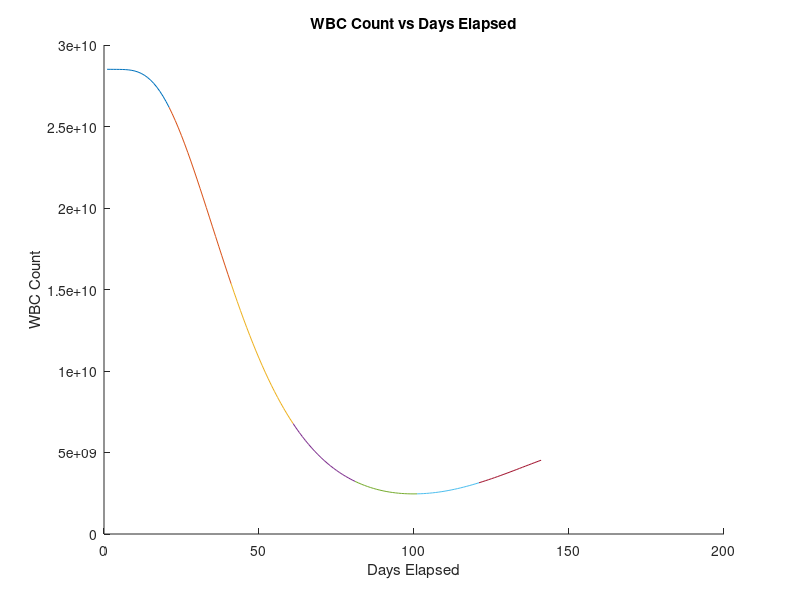

The MATLAB source for this figure: (Note: this script raises an error after producing the figure.)
%% 1.1 Trajectory with Jayachandran et al. model - theta_p estimate
% %% 1.1.1 Intialization
% clear
% bsa = 1.71;
% theta = [4.2;3.8;39.4;15.11;1;0.08;0.3287;8.2e9;0.4386;0.1207;0.5346;0.0782;84];
% % initial values (from Chapman et al.)
% % x0 = [0;0;0;1.2e11;1.2e11;1.2e11;1.2e11;theta(8)*(theta(7)/theta(10)-1)^(1/theta(9))];
% x0 = [0;0;0;1.2625e11;1.2625e11;1.2625e11;1.2625e11;0.2851e11];
% % x0 = [0;0;0;0;0;0;0;0];
% d = 50*bsa; % 6-MP dosage (mg 6-MP/m^2 body surface area)
% 
% %% 1.1.2 Calculation of trajectory for 5 cycles
% state = [];
% t = [];
% x0_i = x0;
% num_cycles = 34;
% num_t = 21; % number of timepoints to evaluate ODE45
% tspan = linspace(1,21,num_t);
% for i=1:num_cycles
%     [t_i,state_i] = ode45(@(t,x)jayachandran(t,x,d,theta),tspan,x0_i);
%     t_i = t_i + 20*(i-1); % shift the time index to the current cycle
%     % check lower bound
%     if state_i(end,8) < 1e9
%         d = 0.8*d;
%     elseif state_i(end,8)*0.6 > 2e9 % check upper bound
%         d = 1.2*d;
%     end
%     state = [state state_i];
%     t = [t t_i];
%     x0_i = state_i(end,:);
% end
% 
% clear i;
% 
% %% 1.1.3 Plot of trajectory for 5 cycles
% figure()
% hold on
% xlabel('Days Elapsed')
% ylabel('WBC Count')
% title("WBC Count vs Days Elapsed")
% for i=1:num_cycles
%     plot(t(:,i),state(:,8*i))
% end
% hold off
% 
% clear i;
% 
% figure()
% hold on
% xlabel('Days Elapsed')
% ylabel('Neutrophil Count')
% title("Neutrophil Lower Bound vs Days Elapsed")
% for i=1:num_cycles
%     plot(t(:,i),0.4*state(:,8*i))
% end
% hold off
% 
% clear i;

% %% Trajectory with theta_p estimate
% 
% % WBC trajectory over 5 cycles; lower bound is 
% [time1,state1] = ode45(@(t,x)jayachandran(t,x,d),[0 20],x0);
% 
% % check lower bound
% if state1(end,8) < 1e9
%     d = 0.8*d;
%     sprintf("less")
% elseif state1(end,8)*0.6 > 2e9 % check upper bound
%     d = 1.2*d;
% end
% [time2,state2] = ode45(@(t,x)jayachandran(t,x,d),[0 20],state1(end,:));
% time2 = time2+20;
% 
% % check lower bound
% if state2(end,8)*0.4 < 1e9
%     d = 0.8*d;
%     sprintf("less")
% elseif state2(end,8)*0.6 > 2e9 % check upper bound
%     d = 1.2*d;
% end
% [time3,state3] = ode45(@(t,x)jayachandran(t,x,d),[0 20],state2(end,:));
% time3 = time3+20*2;
% 
% % check lower bound
% if state3(end,8)*0.4 < 1e9
%     d = 0.8*d;
%     sprintf("less")
% elseif state3(end,8)*0.6 > 2e9 % check upper bound
%     d = 1.2*d;
% end
% [time4,state4] = ode45(@(t,x)jayachandran(t,x,d),[0 20],state3(end,:));
% time4 = time4+20*3;
% 
% % check lower bound
% if state4(end,8)*0.4 < 1e9
%     d = 0.8*d;
%     fprintf("less")
% elseif state4(end,8)*0.6 > 2e9 % check upper bound
%     d = 1.2*d;
% end
% [time5,state5] = ode45(@(t,x)jayachandran(t,x,d),[0 20],state4(end,:));
% time5 = time5+20*4;
% 
% % [time1_ext,state1_ext] = ode45(@(t,x)jayachandran(t,x),[0 200],x0);
% 
% figure()
% hold on
% plot(time1,state1(:,8))
% [state1_max,state1_max_idx] = max(state1);
% state1_max
% plot(time2,state2(:,8))
% plot(time3,state3(:,8))
% plot(time4,state4(:,8))
% plot(time5,state5(:,8))
% % plot(time1_ext,state1_ext(:,8))
% xlabel('Days Elapsed')
% ylabel('WBC Count')
% legend("cycle 1","cycle 2","cycle 3","cycle 4","cycle 5")
% title("WBC Count vs Days Elapsed")
% hold off
% 
% figure()
% hold on
% plot(time1,0.4*state1(:,8))
% plot(time2,0.4*state2(:,8))
% plot(time3,0.4*state3(:,8))
% plot(time4,0.4*state4(:,8))
% plot(time5,0.4*state5(:,8))
% xlabel('Days Elapsed')
% ylabel('ANC')
% legend("cycle 1","cycle 2","cycle 3","cycle 4","cycle 5")
% title("Neutrophil Lower Bound vs Days Elapsed")
% hold off
% 
% %% Moar Plots
% [time1,state1] = ode45(@(t,x)jayachandran(t,x,d),[0 200],x0);
% figure()
% hold on
% plot(time1,state1(:,1))
% plot(time1,state1(:,2))
% hold off
% 
% figure()
% hold on
% plot(time1,state1(:,3))
% hold off
% 
% figure()
% hold on
% plot(time1,state1(:,4))
% plot(time1,state1(:,5))
% plot(time1,state1(:,6))
% plot(time1,state1(:,7))
% hold off
% 
% figure()
% hold on
% plot(time1,state1(:,8))
% hold off
%% 1.2 Trajectory with Jayachandran et al. model - modified treatment protocol
%% 1.2.1 Intialization
clear
clc
bsa = 1.71;
theta = [4.2;3.8;39.4;15.11;1;0.08;0.3287;8.2e9;0.4386;0.1207;0.5346;0.0782;84];
% initial values (from Chapman et al.)
% x0 = [0;0;0;1.2e11;1.2e11;1.2e11;1.2e11;theta(8)*(theta(7)/theta(10)-1)^(1/theta(9))];
x0 = [0;0;0;1.2625e11;1.2625e11;1.2625e11;1.2625e11;0.2851e11];
% x0 = [0;0;0;0;0;0;0;0];
dose = 500000*bsa; % 6-MP dosage (mg 6-MP/m^2 body surface area)
%% 
%u = @(t,d) d*(t<=14) + 0*(t>14);
H = @(x) (x >= 0);
u = @(t,d) H(t)-H(t-14);
% define matrices and nonlinear components
A = [-theta(1)         0 0 0 0 0 0 0; ...
    theta(1) -theta(2)   0 0 0 0 0 0; ...
    0 0 -theta(6)          0 0 0 0 0; ...
    0 0 0 -theta(10)         0 0 0 0; ...
    0 0 0 theta(10) -theta(10) 0 0 0; ...
    0 0 0 0 theta(10) -theta(10) 0 0; ...
    0 0 0 0 0 theta(10) -theta(10) 0; ...
    0 0 0 0 0 0 theta(10) -theta(11)];

B = [5875.4;0;0;0;0;0;0;0];

f_hat = @(t,x) [0;...
    -theta(3)*x(2)/(theta(4)+x(2));...
    theta(5)*theta(3)*x(2)/(theta(4)+x(2));...
    (theta(7)*(theta(8)^theta(9))/(theta(8)^theta(9)+x(8)^theta(9))-theta(12)*x(3)/(theta(13)+x(3)))*x(4);...
    0;...
    0;...
    0;...
    0];

f = @(t,x,d) A*x + B*0.2*bsa*u(t) + f_hat(t,x);
%% 1.2.2 Calculation of trajectory for 5 cycles
state = [];
t = [];
x0_i = x0;
num_cycles = 7;
num_t = 21; % number of timepoints to evaluate ODE45
tspan = linspace(1,21,num_t);
for i=1:num_cycles
    [t_i,state_i] = ode45(@(t,x)f(t,x,dose),tspan,x0_i);
    t_i = t_i + 20*(i-1); % shift the time index to the current cycle
    % check lower bound
    if state_i(end,8) < 1.5e9
        dose = 0.8*dose;
    elseif state_i(end,8) > 3.0e9 % check upper bound
        dose = 1.2*dose;
    end
    x_dot = @(t,x)f(t,x,dose);
    state = [state state_i];
    t = [t t_i];
    x0_i = state_i(end,:);
end % sanity check code

clear i;

%% 1.2.3 Plot of trajectory for 5 cycles
figure()
hold on
xlabel('Days Elapsed')
ylabel('WBC Count')
title("WBC Count vs Days Elapsed")
for i=1:num_cycles
    plot(t(:,i),state(:,8*i))
end
hold off

clear i;

% figure()
% hold on
% xlabel('Days Elapsed')
% ylabel('Neutrophil Count')
% title("Neutrophil Lower Bound vs Days Elapsed")
% for i=1:num_cycles
%     plot(t(:,i),0.4*state(:,8*i))
% end
% hold off

clear i;

%% 2. Trajectory with Jost et al. model
%% 2.1 Intialization of constants
clear
bsa = 1.71;
theta = [31.2;12.72;0.019;9.9216;0.219*(bsa^1.16);2.06;0.146;0.103;0.866;2.3765];
% initial values (from Jost et al.)
x0 = [0;...
    0;...
    0;...
    theta(6)*theta(10)/theta(7);...
    theta(6)*theta(10)/theta(7);...
    theta(6)*theta(10)/theta(7);...
    theta(6)*theta(10)/theta(7);...
    theta(6)];

num_cycles = 34;

%% 2.2 Calculation of reference trajectory for 5 cycles

x_ref = [];
t_ref = [];
u_ref = [];
step_size_ref = 0.01; % very fine step size
num_t_ref = (1/step_size_ref)*21+1; % number of timepoints to evaluate ODE45
tspan = linspace(0,21,num_t_ref);

u_i = 50*bsa; % 6-MP dosage (mg 6-MP/m^2 body surface area)
x0_i = x0;

for i=1:num_cycles
    u_ref = [u_ref [u_i*(ones((1/step_size_ref)*14,1));zeros((1/step_size_ref)*(20-14)+1,1)]];
    [t_i,x_i] = ode45(@(t,x)jost(t,x,u_i,theta),tspan,x0_i);
    t_i = t_i + 21*(i-1); % shift the time index to the current cycle
    % check lower bound
    if x_i(end,8) < 1
        u_i = 0.8*u_i;
    elseif x_i(end,8) > 2 % check upper bound
        u_i = 1.2*u_i;
    end
    x_ref = [x_ref x_i];
    t_ref = [t_ref t_i];
    x0_i = x_i(end,:);
end

clear i t_i x_i x0_i u_i tspan;

% flatten to single nx8 matrix
x_ref_flattened = [];
t_ref_flattened = [];
u_ref_flattened = [];
for i=1:num_cycles
    x_ref_flattened = [x_ref_flattened; x_ref(:,8*(i-1)+1:8*i)];
    t_ref_flattened = [t_ref_flattened; t_ref(:,i)];
    u_ref_flattened = [u_ref_flattened; u_ref(:,i)];
end
clear i;

%% 2.3 Plot of 6-MP trajectory

figure()
hold on
xlabel('Days Elapsed')
ylabel('Amount (mg) or Concentration (mg/L blood)')
title("6-MP and 6-TGN Amount vs Days Elapsed")
plot(t_ref_flattened,x_ref_flattened(:,1))
plot(t_ref_flattened,x_ref_flattened(:,2))
plot(t_ref_flattened,x_ref_flattened(:,3))
legend("x_1 6-MP in the gut (mg)","x_2 6-MP in the bloodstream (mg)","x_3 6-TGN in the bloodstream (mg/L blood)")
hold off

%% 2.4 Plot of number of proliferating cells, number of cells in each compartment, and number of mature neutrophils

figure()
hold on
xlabel('Days Elapsed')
ylabel('Number of cells / L blood')
title("Number of Cells per L Blood vs Days Elapsed")
plot(t_ref_flattened,x_ref_flattened(:,4)*1e9)
plot(t_ref_flattened,x_ref_flattened(:,5)*1e9)
plot(t_ref_flattened,x_ref_flattened(:,6)*1e9)
plot(t_ref_flattened,x_ref_flattened(:,7)*1e9)
plot(t_ref_flattened,x_ref_flattened(:,8)*1e9)
legend("x_4 Proliferating cells","x_5 Compartment 1","x_6 Compartment 2","x_7 Compartment 3","x_8 Mature neutrophils")
hold off


%% 2.5 Plot of neutrophil trajectory (color-coded by cycle)

figure()
hold on
xlabel('Days Elapsed')
ylabel('ANC (Number of cells / L blood)')
title("All Neutrophil Count (ANC) x_8 vs Days Elapsed")
for i=1:num_cycles
    plot(t_ref(:,i),x_ref(:,8*i)*10^9)
end
yline(1e9,'-b','Desired lower bound')
yline(2e9,'-r','Desired upper bound')
hold off

clear i;

%% 2.6 Linearization

bsa = 1.71; % trajectory near original bsa
theta = [31.2;12.72;0.019;9.9216;0.219*(bsa^1.16);2.06;0.146;0.103;0.866;2.3765];
x_lin = [];
t_lin = [];
u_lin = [];
step_size_lin = 0.01; % coarse step size; NOTE: because of forward euler's small stability region, the largest I could get this is 0.05 with a different bsa
num_t_lin = (1/step_size_lin)*21+1; % number of timepoints to evaluate ODE45
tspan = linspace(0,21,num_t_lin);


t_lin_j_start = 0; % current time at end of last cycle
x_t = x0; % initial "guess"
u_i = 50*bsa;


dx_t = zeros(8,1); % keep track of delta x
%du_t = 0; % keep track of delta u

dx_t_arr = [];

for i=1:num_cycles
    u_lin = [u_lin u_i];
    u_star = u_ref(end,i);
    du_t = u_i - u_star;

    x_ref_i = x_ref(:,8*(i-1)+1:8*i);
    x_lin_j = [];
    t_lin_j = [];
    
    for j=1:length(tspan)
        x_star = transpose(x_ref_i(round((j-1)*step_size_lin/step_size_ref)+1,:));
        %round((j-1)*step_size_lin/step_size_ref)+1
        x_t = x_star+dx_t;
        x_lin_j = [x_lin_j; transpose(x_t)];

        [f, dfdx, dfdu, dgdx] = jost_fwd_euler(tspan(j),x_star,u_star,theta,step_size_lin);
        dx_t = dfdx*dx_t+dfdu*du_t;
        if tspan(j) >= 14
            % u_i and u_ref(i) are both zero after 14 days
            du_t = 0;
        end
        t_lin_j = [t_lin_j; t_lin_j_start+tspan(j)];
    end
    t_lin = [t_lin t_lin_j];
    x_lin = [x_lin x_lin_j];

    % check lower bound
    if x_t(8) < 1
        u_i = 0.8*u_i;
    elseif x_t(8) > 2 % check upper bound
        u_i = 1.2*u_i;
    end
    t_lin_j_start = t_lin_j_start + 21; % shift the time index to the current cycle
end

t_lin_flattened = [];
x_lin_flattened = [];
for i=1:num_cycles
    x_lin_flattened = [x_lin_flattened; x_lin(:,8*(i-1)+1:8*i)];
    t_lin_flattened = [t_lin_flattened; t_lin(:,i)];
end

figure()
hold on
xlabel('Days Elapsed')
ylabel('Number of cells / L blood')
title("Number of Cells per L Blood vs Days Elapsed")
plot(t_lin_flattened,x_lin_flattened(:,4)*1e9)
plot(t_lin_flattened,x_lin_flattened(:,5)*1e9)
plot(t_lin_flattened,x_lin_flattened(:,6)*1e9)
plot(t_lin_flattened,x_lin_flattened(:,7)*1e9)
plot(t_lin_flattened,x_lin_flattened(:,8)*1e9)
legend("x_4 Proliferating cells","x_5 Compartment 1","x_6 Compartment 2","x_7 Compartment 3","x_8 Mature neutrophils")
hold off


figure()
hold on
xlabel('Days Elapsed')
ylabel('ANC (Number of cells / L blood)')
title("All Neutrophil Count (ANC) x_8 vs Days Elapsed")
plot(t_lin_flattened,x_lin_flattened(:,8)*1e9)
plot(t_ref_flattened,x_ref_flattened(:,8)*1e9)

yline(1e9,'-b')
yline(2e9,'-r')

legend("Linearized","Original","Desired lower bound","Desired upper bound","Location","southwest")
hold off

clear i j x_lin_j x0_i u_i tspan;

%% 2.7.1 Trajectory with Noise; Setup

num_cycles = 14; %34

step_size_noisy = step_size_ref;
num_t_noisy = (1/step_size_noisy)*21+1; % number of timepoints to evaluate ODE45
tspan = linspace(0,21,num_t_noisy);

var_w = 0.01; % TODO: change this
var_v = 0.774341747; % CHECK if documented

%% 2.7.2 Trajectory with Noise; Reactive Controller
tic

u_i = 50*bsa;
x0_i = x0;

y = [];

x_noisy_r = [];
t_noisy_r = [];
u_noisy_r = [];


for i=1:num_cycles
    u_i_all = [transpose(repelem(u_i,(1/step_size_noisy)*14));transpose(repelem(0,(1/step_size_noisy)*(21-14)+1))];
    u_noisy_r = [u_noisy_r u_i_all];
    [t_i,x_i] = ode45(@(t,x)jost_noisy(t,x,u_i,theta,step_size_noisy,var_w),tspan,x0_i);
    t_i = t_i + 20*(i-1); % shift the time index to the current cycle
    
    % make a "reading"
    % ground truth (at the end of the cycle)
    y_true = x_ref(end,8*i);
    % sample a reading
    y_i = normrnd(y_true,var_v);
    y = [y y_i];

    % check lower bound
    if y_i < 1
        u_i = 0.8*u_i;
    elseif y_i > 2 % check upper bound
        u_i = 1.2*u_i;
    end
    x_noisy_r = [x_noisy_r x_i];
    t_noisy_r = [t_noisy_r t_i];
    
    x0_i = x_i(end,:);
end

clear i t_i x_i x0_i u_i tspan;

% flatten to single nx8 matrix
x_noisy_r_flattened = [];
t_noisy_r_flattened = [];
u_noisy_r_flattened = [];
for i=1:num_cycles
    x_noisy_r_flattened = [x_noisy_r_flattened; x_noisy_r(:,8*(i-1)+1:8*i)];
    t_noisy_r_flattened = [t_noisy_r_flattened; t_noisy_r(:,i)];
    u_noisy_r_flattened = [u_noisy_r_flattened; u_noisy_r(:,i)];
end
clear i;

toc

%%
figure()
hold on
xlabel('Days Elapsed')
ylabel('ANC (Number of cells / L blood)')
title("All Neutrophil Count (ANC) x_8 vs Days Elapsed")
plot(t_noisy_r_flattened,x_noisy_r_flattened(:,8)*1e9)
plot(t_ref_flattened,x_ref_flattened(:,8)*1e9)
yline(1e9,'-b')
yline(2e9,'-r')
legend("Noisy","Original","Desired lower bound","Desired upper bound","Location","southwest")
hold off

figure()
hold on
title("Noisy model reactive controller control sequence")
plot(t_noisy_r_flattened,u_noisy_r_flattened)
xlabel("Time elapsed (days)")
ylabel("Input dosage (mg)")
hold off

%% 2.7.3 Trajectory with Noise; KF Controller
tic

% Simu_symlation Length
t_s = step_size_noisy;
t_end = 21*num_cycles;
N = t_end/t_s;
time = [0:t_s:t_end];

% Dimension
% n: dimension of state vector x
n = 8;
% m: dimension of observation vector y
m = 1;

% Initialize motion function
syms x1_sym x2_sym x3_sym x4_sym x5_sym x6_sym x7_sym x8_sym u_sym

f = [-theta(1)                0 0 0 0 0 0 0; ...
    theta(1) -theta(2)          0 0 0 0 0 0; ...
    0 theta(3)*theta(4) -theta(5) 0 0 0 0 0; ...
    0 0 0 -theta(7)                 0 0 0 0; ...
    0 0 0 theta(7) -theta(7)          0 0 0; ...
    0 0 0 0 theta(7) -theta(7)          0 0; ...
    0 0 0 0 0 theta(7) -theta(7)          0; ...
    0 0 0 0 0 0 theta(7) -theta(10)]*[x1_sym;x2_sym;x3_sym;x4_sym;x5_sym;x6_sym;x7_sym;x8_sym] + ...
    [0.22;0;0;0;0;0;0;0]*u_sym + ...
    [0;...
    0;...
    0;...
    theta(7)*((theta(6)/x8_sym)^theta(9))*x4_sym-theta(7)*theta(8)*((theta(6)/x8_sym)^theta(9))*x3_sym*x4_sym;...
    0;...
    0;...
    0;...
    0];

f = [x1_sym;x2_sym;x3_sym;x4_sym;x5_sym;x6_sym;x7_sym;x8_sym] + t_s * f;

dfdx = jacobian(f,[x1_sym;x2_sym;x3_sym;x4_sym;x5_sym;x6_sym;x7_sym;x8_sym]);
dfdu = jacobian(f,u_sym);

% Initialize observation function
g = [x8_sym];
dgdx = jacobian(g,[x1_sym;x2_sym;x3_sym;x4_sym;x5_sym;x6_sym;x7_sym;x8_sym]);

% Initialize disturbance xi and covariance Q
xi = zeros([n 1 N]);
Q = zeros([n n N]);
Q_const = var_w * eye(n);
for iter = 1:N
    Q(:,:,iter) = Q_const;
    xi(:,:,iter) = Q(:,:,iter) * randn([n,1]);
end
clear Q_const

% Initialize measurement noise n and covariance R
nn = zeros([m 1 N]);
R = zeros([m m N]);
R_const = var_v * eye(m);
for iter = 1:N
    R(:,:,iter) = R_const;
    nn(:,:,iter) = R(:,:,iter) * randn([m,1]);
end
clear R_const

% Initialize nominal trajectory and control to track
% nominal control is set as linear for test purposes
A_nominal = zeros([n n N]);
b_nominal = zeros([n N]);

% convert and reshape for Sam's code
u_nominal = transpose(u_ref_flattened(1:N,1));

x_nominal = zeros([n 1 N]);
% Simulate System for the nominals
x_o = x0;
for k = 1:N
    % Compute linearized c2d-ed state matrices, we use this to simulate the
    % system because we do not know the discrete time nonlinear equation
    % for the inverse pendulum problem
    if k == 1
        x_tmp = x_o;
    else
        x_tmp = x_nominal(:,:,k-1);
    end
    [A_actual,b_actual,~] = c2d_jost(x1_sym,x2_sym,x3_sym,x4_sym,x5_sym,x6_sym,x7_sym,x8_sym,u_sym,dfdx,dfdu,dgdx,x_tmp,u_nominal(:,k),t_s);
    A_nominal(:,:,k) = A_actual;
    b_nominal(:,k) = b_actual;
    % Time step
    x_nominal(:,:,k) = double(subs(f,{x1_sym,x2_sym,x3_sym,x4_sym,x5_sym,x6_sym,x7_sym,x8_sym,u_sym},{x_tmp(1),x_tmp(2),x_tmp(3),x_tmp(4),x_tmp(5),x_tmp(6),x_tmp(7),x_tmp(8),u_nominal(:,k)}));
end
clear k x_tmp A_actual b_actual


% Initialize Cost Parameters
W = zeros([n n N+1]);
rho = zeros([n 1 N+1]);
lambda = zeros([1 N]);
W_const = 100 * eye(n);
lambda_const = 0.1;
for iter = 1:N+1
    W(:,:,iter) = W_const;
    if iter == 1
        rho(:,:,iter) = x_o;
    else
        rho(:,:,iter) = x_nominal(:,:,iter-1);
    end
end
for iter = 1:N
    lambda(:,iter) = lambda_const;
end
clear W_const lambda_const

% Note: Iteration variables does not correspond to the notes due to matlab
% indexing start with 1 instead of 0

x_o = x0;
x_hat_o = x0; 
sigma_o = eye(n);

% Simulate System with control
is_controlled = 1;
[x_c,y_c,x_hat_p_c,u_c] = simulate_jost(N,n,m,t_s,x1_sym,x2_sym,x3_sym,x4_sym,x5_sym,x6_sym,x7_sym,x8_sym,u_sym,f,dfdx,dfdu,dgdx,xi,Q,nn,R,W,rho,lambda,x_o,x_hat_o,sigma_o,A_nominal,b_nominal,x_nominal,u_nominal,is_controlled);


% Process Result
x1_c_plot = [x_o(1,1);reshape(x_c(1,1,:),[N 1])];
x2_c_plot = [x_o(2,1);reshape(x_c(2,1,:),[N 1])];
x3_c_plot = [x_o(3,1);reshape(x_c(3,1,:),[N 1])];
x4_c_plot = [x_o(4,1);reshape(x_c(4,1,:),[N 1])];
x5_c_plot = [x_o(5,1);reshape(x_c(5,1,:),[N 1])];
x6_c_plot = [x_o(6,1);reshape(x_c(6,1,:),[N 1])];
x7_c_plot = [x_o(7,1);reshape(x_c(7,1,:),[N 1])];
x8_c_plot = [x_o(8,1);reshape(x_c(8,1,:),[N 1])];
y1_c_plot = [x_o(1,1);reshape(y_c(1,1,:),[N 1])];
x1_hat_c_plot = [x_hat_o(1,1);reshape(x_hat_p_c(1,1,:),[N 1])];
x2_hat_c_plot = [x_hat_o(2,1);reshape(x_hat_p_c(2,1,:),[N 1])];
x3_hat_c_plot = [x_hat_o(3,1);reshape(x_hat_p_c(3,1,:),[N 1])];
x4_hat_c_plot = [x_hat_o(4,1);reshape(x_hat_p_c(4,1,:),[N 1])];
x5_hat_c_plot = [x_hat_o(5,1);reshape(x_hat_p_c(5,1,:),[N 1])];
x6_hat_c_plot = [x_hat_o(6,1);reshape(x_hat_p_c(6,1,:),[N 1])];
x7_hat_c_plot = [x_hat_o(7,1);reshape(x_hat_p_c(7,1,:),[N 1])];
x8_hat_c_plot = [x_hat_o(8,1);reshape(x_hat_p_c(8,1,:),[N 1])];

toc
%% Plotting 2.7.3

figure()
plot(t_noisy_r_flattened(1:N),x_noisy_r_flattened(1:N,8));
hold on
rho8_plot = reshape(rho(8,1,:),[N+1 1]);
plot(time,x8_c_plot)
hold on
plot(time,rho8_plot, "LineWidth", 3, "Color", "#7E2F8E")
xlabel('Days Elapsed')
ylabel('ANC (Number of cells / L blood)')
title("All Neutrophil Count (ANC) Comparison")
legend('Reactive','Kalman Filter','Nominal')

figure()
hold on
title("Noisy Model KF Controller Control Sequence")
plot(time(1:N),u_c)
xlabel("Time elapsed (days)")
ylabel("Input dosage (mg)")
hold off

figure()
hold on
title("Noisy Model Control Sequence Comparison")
plot(t_noisy_r_flattened,u_noisy_r_flattened)
plot(time(1:N),u_c)
legend('reactive control sequence','KF control sequence')
xlabel("Time elapsed (days)")
ylabel("Input dosage (mg)")
hold off

%% 2.8.1 Control Input Smoothing - Cyclic Intervals

N = length(u_c);
u_smoothed_flattened = zeros(1, N);
u_smoothed = [];
t = time(1:N);

i=1;
start_i = 1;
day = 14;
t_i = t(i);
sum = 0;
n_points = 0;

while i <= N
    sum = sum + u_c(i);
    if t(i) == day
        u_i = sum/n_points;
        u_smoothed_flattened(start_i:i) = u_i;
        idx_7_days_later = find(t == day+6);
        u_smoothed_flattened(i:idx_7_days_later) = 0;
        u_smoothed = [u_smoothed u_i];

        i = idx_7_days_later;
        n_points = 0;
        sum = 0;
        start_i = i+1;
        day = day + 20;
        if day > N
            day = N;
        end
    else
        n_points = n_points + 1;
    end
    i = i + 1;
end

if n_points > 0
    u_smoothed_flattened(start_i:i-1) = sum/n_points;
    u_smoothed = [u_smoothed u_i];
end

figure()
hold on
plot(time(1:N),u_c);
plot(t,u_smoothed_flattened);
lgd = legend('KF control sequence', 'Smoothed KF control sequence');
lgd.Location = "northoutside";
xlabel("Time elapsed (days)");
ylabel("Input dosage (mg)");
title("Smoothed Control Sequence for Kalman Filter Controller")
hold off

figure()
hold on
plot(t_noisy_r_flattened,u_noisy_r_flattened, "LineWidth", 2)
plot(t,u_smoothed_flattened, "LineWidth", 2)
lgd = legend('Reactive control sequence', 'Smoothed KF control sequence');
lgd.Location = "northoutside";
xlabel("Time elapsed (days)");
ylabel("Input dosage (mg)");
title("Smoothed KF Control Sequence vs. Reactive Control Sequence")
hold off

clear t start_i i day idx_7_days_later sum u_i


%% 2.8.2 Model's Response with Smoothed Inputs - Cyclic Intervals

x_smoothed = [];
t_smoothed = [];
step_size_smoothed = 0.01; % very fine step size
num_t_smoothed = (1/step_size_smoothed)*21+1; % number of timepoints to evaluate ODE45
tspan = linspace(0,21,num_t_smoothed);

x0_i = x0;
    
for i=1:num_cycles
    [t_i,x_i] = ode45(@(t,x)jost(t,x,u_smoothed(i),theta),tspan,x0_i);
    t_i = t_i + 21*(i-1); % shift the time index to the current cycle

    x_smoothed = [x_smoothed x_i];
    t_smoothed = [t_smoothed t_i];
    x0_i = x_i(end,:);
end

clear i t_i x_i x0_i u_i tspan;

% flatten to single nx8 matrix
x_smoothed_flattened = [];
t_smoothed_flattened = [];
for i=1:num_cycles
    x_smoothed_flattened = [x_smoothed_flattened; x_smoothed(:,8*(i-1)+1:8*i)];
    t_smoothed_flattened = [t_smoothed_flattened; t_smoothed(:,i)];
end
clear i;

%% 2.8.3 Plotting Response of Smoothed Inputs

figure()
hold on
xlabel('Days Elapsed')
ylabel('ANC (Number of cells / L blood)')
title("All Neutrophil Count (ANC) x_8 vs Days Elapsed")
% plot(time,rho8_plot*1e9, "LineWidth", 2)
plot(time,x8_c_plot*1e9);
% plot(t_noisy_r_flattened,x_noisy_r_flattened(:,8)*1e9)
plot(t_smoothed_flattened,x_smoothed_flattened(:,8)*1e9, "LineWidth", 2)
yline(1e9,'-b')
yline(2e9,'-r')
legend("Original", "Smoothed", "Desired lower bound","Desired upper bound","Location","southwest")
hold off

figure()
hold on
xlabel('Days Elapsed')
ylabel('ANC (Number of cells / L blood)')
title("All Neutrophil Count (ANC) x_8 vs Days Elapsed")
plot(time,rho8_plot*1e9, "LineWidth", 2)
% plot(t_noisy_r_flattened,x_noisy_r_flattened(:,8)*1e9)
plot(t_smoothed_flattened,x_smoothed_flattened(:,8)*1e9, "LineWidth", 2)
yline(1e9,'-b')
yline(2e9,'-r')
legend("Nominal", "Smoothed", "Desired lower bound","Desired upper bound","Location","southwest")
hold off



